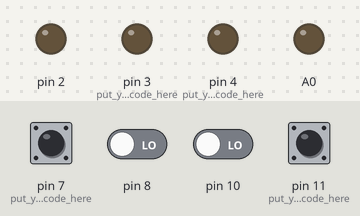
The sketch below on a simulated Arduino Uno, built with avr-gcc and run on an emulated ATmega328P. Shown: output pins drawn as LEDs (lit = HIGH). The inputs (shaded band) are chosen by the test bench; at power-on: pin 7 (put_your_setup_code_here), pin 8, pin 10, pin 11 (put_your_setup_code_here) LOW.

Above: at 1.2 s.
1.3 s: pin 7 (put_your_setup_code_here) pulled HIGH for 0.15 s
At 1.37 s:
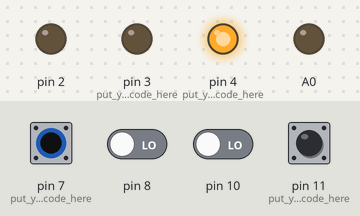
2.9 s: pin 8 driven HIGH
At 4.1 s:
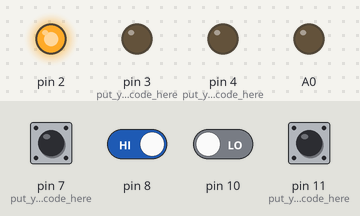
4.4 s: pin 10 driven HIGH
At 5.2 s:
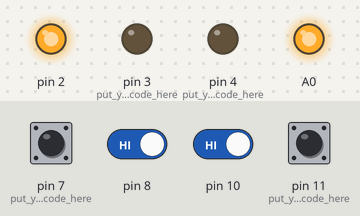
5.9 s: pin 11 (put_your_setup_code_here) pulled HIGH for 0.15 s
At 5.97 s:
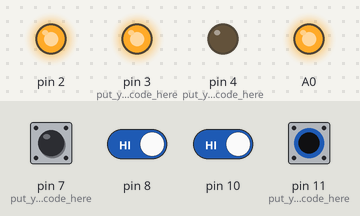
7.5 s: pin 7 (put_your_setup_code_here) pulled HIGH for 1 s
At 8.3 s:
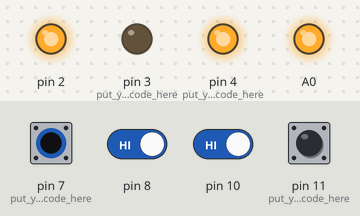
10.0 s: pin 8 driven LOW
At 10.7 s:
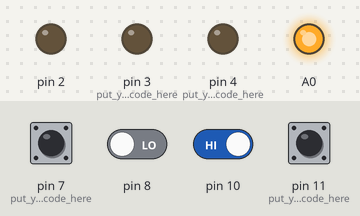
Timing chart, 0 to 12.5 s (numbered marks = the images above; inputs shaded):
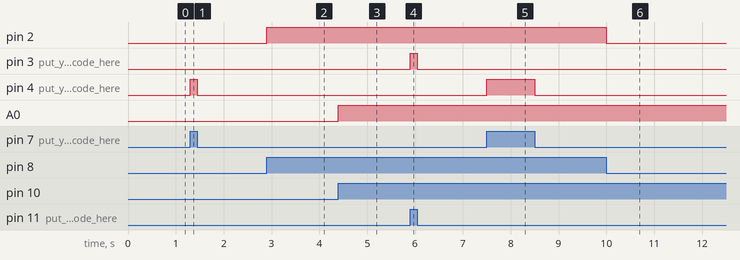

The sketch:

CASCADE_MOTOR.ino
```cpp
void setup() {
  pinMode(4,OUTPUT);// put your setup code here, to run once:
pinMode(2,OUTPUT);
pinMode(3,OUTPUT);// put your setup code here, to run once:
pinMode(A0,OUTPUT);
pinMode(7,INPUT);// put your setup code here, to run once:
pinMode(8,INPUT);
pinMode(11,INPUT);// put your setup code here, to run once:
pinMode(10,INPUT);

}

void loop() {
  int m=digitalRead(7);
    int m1=digitalRead(8);
      int m2=digitalRead(11);
        int m3=digitalRead(10);

  if (m==HIGH)
  {
    digitalWrite(4,HIGH);
  }
else
{
  digitalWrite(4,LOW);
  }

  if (m1==HIGH)
  {
    digitalWrite(2,HIGH);
  }
else
{
  digitalWrite(2,LOW);
  }

  if (m2==HIGH)
  {
    digitalWrite(3,HIGH);
  }
else
{
  digitalWrite(3,LOW);
  }

  if (m3==HIGH)
  {
    digitalWrite(A0,HIGH);
  }
else
{
  digitalWrite(A0,LOW);
  }


}
```

Measured:
- after the input at 1.3 s, pin 4 (put_your_setup_code_here): LOW → HIGH at once, → LOW 0.15 s later
- after the input at 2.9 s, pin 2: LOW → HIGH at once
- after the input at 4.4 s, A0: LOW → HIGH at once
- after the input at 5.9 s, pin 3 (put_your_setup_code_here): LOW → HIGH at once, → LOW 0.15 s later
- after the input at 7.5 s, pin 4 (put_your_setup_code_here): LOW → HIGH at once, → LOW 1.0 s later
- after the input at 10.0 s, pin 2: HIGH → LOW at once
